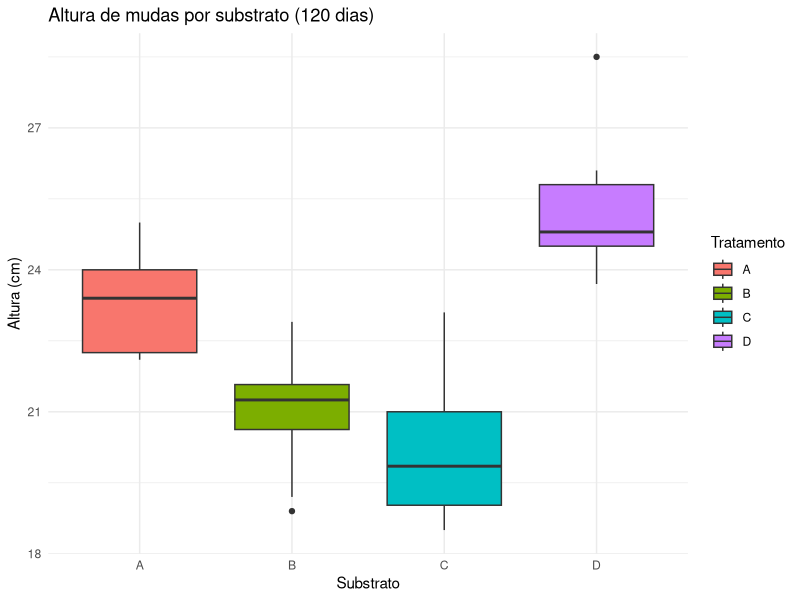

Source code (R):
## ---- chunk 1
library(readr); library(dplyr); library(ggplot2)

# Quarto local:
dados <- read_csv("dados/substratos_contrastes.csv", show_col_types = FALSE)
# Colab:
# dados <- read_csv("/content/substratos_contrastes.csv", show_col_types = FALSE)

# Garantir a ordem A,B,C,D para casar com os contrastes
dados$Tratamento <- factor(dados$Tratamento, levels = c("A","B","C","D"))

# ANOVA
mod <- aov(Altura_cm ~ Tratamento, data = dados)
summary(mod)

# Gráfico exploratório
ggplot(dados, aes(Tratamento, Altura_cm, fill = Tratamento)) +
  geom_boxplot() + theme_minimal() +
  labs(title = "Altura de mudas por substrato (120 dias)",
       x = "Substrato", y = "Altura (cm)")
## ---- chunk 2
# install.packages("multcomp") # se necessário
library(multcomp)

# Matriz de contrastes: linhas = hipóteses (na ordem dos níveis A,B,C,D)
K <- rbind(
  "Comerciais vs Alternativo" = c( 0.5,  0.5, -1.0,  0.0),
  "Adubado vs Outros"        = c(-1/3, -1/3, -1/3,  1.0)
)

contr <- glht(mod, linfct = mcp(Tratamento = K))
summary(contr)
confint(contr)  # IC dos contrastes
## ---- chunk 3
TukeyHSD(mod)
